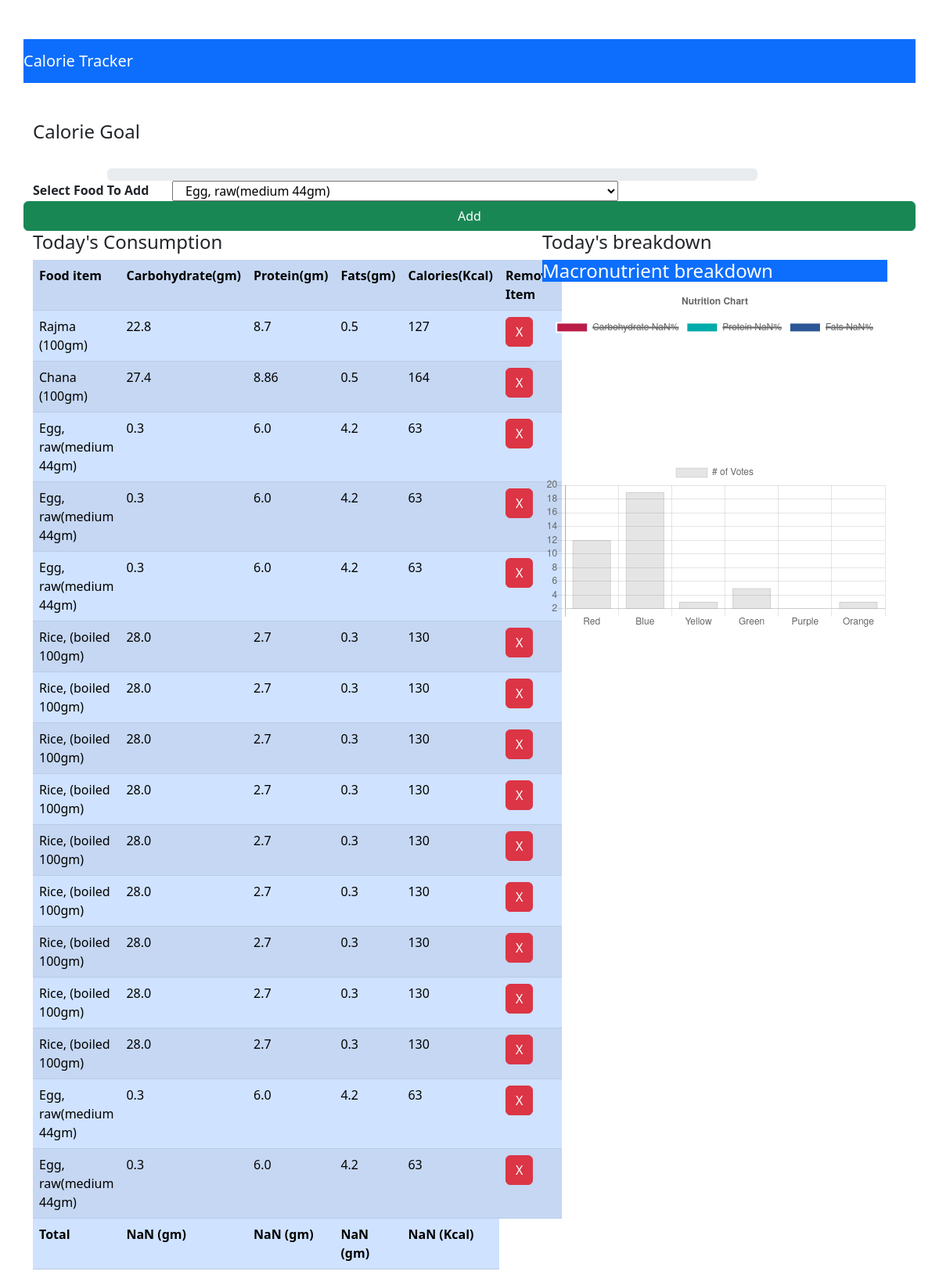
The app's page / (signed in) with its own data.
### myapp/models.py (models this page shows, shortened)
class Consume(models.Model):
    user=models.ForeignKey(User,on_delete=models.CASCADE)
    food_consumed=models.ForeignKey(Food,on_delete=models.CASCADE)

class Food(models.Model):
    name=models.CharField(max_length=100)
    carbohyhdrate=models.FloatField()
    protein=models.FloatField()
    fats=models.FloatField()
    calories=models.IntegerField()

### myapp/views.py (the view)
# urls.py: path('',views.index,name="index"),
def index(request):
    if request.method=='POST':
        food_consumed=request.POST['food_consumed']
        consume=Food.objects.get(name=food_consumed)
        user=request.user
        consume=Consume(user=user,food_consumed=consume)
        consume.save()
        foods=Food.objects.all()
    else:
         foods=Food.objects.all()
    consumed_food=Consume.objects.filter(user=request.user)
    context={"foods":foods,"consumed_food":consumed_food}
    return render(request,'myapp/index.html',context)

### myapp/templates/myapp/index.html (shortened to what this page needs)
<!DOCTYPE html>
<html lang="en">
<head>
    <link href="https://cdn.jsdelivr.net/npm/bootstrap@5.3.0-alpha3/dist/css/bootstrap.min.css" rel="stylesheet">
</head>
<body>
    <div class="container">
        <div class="row">
            <nav class="navbar navbar-dark bg-primary">
                <span class="navbar-brand">Calorie Tracker</span>
            </nav>
        </div>
    </div>
    <div class="container">
        <br>
        <br>
        <h4>Calorie Goal</h4>
        <br>
        <div class="row">
            <div class="col-md-9 offset-1">
               <div class="progress">
               </div>
            </div>
        </div>
        <div class="row">
            <div class="col-md-12">
                <form  method="POST">
                    <div class="form-group row">
                    <label for="" class="col-md-2">
                       <b>  Select Food To Add</b>
                    </label>
                    <select name="food_consumed" id="food_consumed" class="col-md-6">
                        {% for food in foods %}
                        <option value="{{food.name}}">{{food.name}}</option>
                        {% endfor %}
                    </select>
                    <button class="btn btn-success" type="submit">Add</button>
                </form>
            </div>
            </div>
            <div class="row">
                <div class="col-md-6">
                    <div>
                        <h4> Today's Consumption</h4>
                    </div>
                    <table id="table" class="table table-striped table-primary">
                        <tr class="bg-primary text-white">
                            <th>Food item</th>
                            <th>Carbohydrate(gm)</th>
                            <th>Protein(gm)</th>
                            <th>Fats(gm)</th>
                            <th>Calories(Kcal)</th>
                            <th>Remove Item</th>
                        </tr>
                             {% for cf in consumed_food %}
                        <tr>
                            <td>{{cf.food_consumed.name}}</td>
                            <td>{{cf.food_consumed.carbohyhdrate}}</td>
                            <td>{{cf.food_consumed.protein}}</td>
                            <td>{{cf.food_consumed.fats}}</td>
                            <td>{{cf.food_consumed.calories}}</td>
                            <td><a href="{% url 'delete' cf.id %}" class="btn btn-danger">X</a></td>
                        </tr>
                             {% endfor %}
                        <tr>
                            <td id="name"><b>Total</b></td>
                            <td id="totalCarbs"></td>
                            <td id="totalProtein"></td>
                            <td id="totalFats"></td>
                            <td id="totalCalories"></td>
                        </tr>
                    </table>
                </div>
                <div class="col-md-5 offset-1">
                    <div class="">
                        <h4>Today's breakdown</h4>
                    </div>
                    <div class="card-header text-white bg-primary">
                        <h4>Macronutrient breakdown</h4>
                    </div>
                    <div class="col-md-12">
                        <canvas id="myChart" style="width:100%;max-width:600px"></canvas>
                    </div>
                    <div class="col-md-12">
                        <canvas id="chart" style="width:100%; max-width:600px"></canvas>
                      </div>
                   </div>
               </div>
        </div>
  <script>
    var table=document.getElementById("table");
    var carbs=0,protein=0,fats=0,calories=0;
    for (var i=1;i<table.rows.length-1;i++){
        // console.log(table.rows[i].cells[1])
        carbs +=parseFloat(table.rows[i].cells[1].innerHTML);
        protein +=parseFloat(table.rows[i].cells[2].innerHTML);
        fats +=parseFloat(table.rows[i].cells[3].innerHTML);
        calories +=parseFloat(table.rows[i].cells[4].innerHTML);
        }
    document.getElementById("totalCarbs").innerHTML="<b>" + Math.round(carbs)+" (gm)</b>";
    document.getElementById("totalProtein").innerHTML="<b>"+ Math.round(protein)+" (gm)</b>";
    document.getElementById("totalFats").innerHTML="<b>" +Math.round(fats)+ " (gm)</b>";
    document.getElementById("totalCalories").innerHTML="<b>" +Math.round(calories)+" (Kcal)</b>";
    var calPercent=(calories/2000)*100;
    document.getElementsByClassName("progress-bar")[0].setAttribute('style',"width:"+calPercent+"%");
    var total=carbs+protein+fats;
    var carbsP=Math.round((carbs/total)*100);
    var fatsP=Math.round((fats/total)*100);
    var proteinP=Math.round((protein/total)*100);
    // chart.js script
    var xValues = ["Carbohydrate "+carbsP+"%", "Protein "+proteinP+'%', "Fats "+fatsP+'%'];
    var yValues = [carbsP, fatsP, proteinP ];
    var barColors = [
    "#b91d47",
    "#00aba9",
    "#2b5797"
    ];
new Chart("myChart", {
  type: "pie",
  data: {
    labels: xValues,
    datasets: [{
      backgroundColor: barColors,
      data: yValues
    }]
  },
  options: {
    title: {
      display: true,
      text: "Nutrition Chart"
    }
  }
});
  const ctx = document.getElementById('chart');
  new Chart(ctx, {
    type: 'bar',
    data: {
      labels: ['Red', 'Blue', 'Yellow', 'Green', 'Purple', 'Orange'],
      datasets: [{
        label: '# of Votes',
        data: [12, 19, 3, 5, 2, 3],
        borderWidth: 1
      }]
    },
    options: {
      scales: {
        y: {
          beginAtZero: true
        }
      }
    }
  });
  </script>
</body>
</html>

### myapp/templates/myapp/index.html (style rules this page uses)
body { margin-top:50px; }

### records on screen
Consume: food_consumed.name "Rajma (100gm)", food_consumed.carbohyhdrate "22.8", food_consumed.protein "8.7", food_consumed.fats "0.5", food_consumed.calories "127"
Consume: food_consumed.name "Chana (100gm)", food_consumed.carbohyhdrate "27.4", food_consumed.protein "8.86", food_consumed.fats "0.5", food_consumed.calories "164"
Consume: food_consumed.name "Egg, raw(medium 44gm)", food_consumed.carbohyhdrate "0.3", food_consumed.protein "6.0", food_consumed.fats "4.2", food_consumed.calories "63"
Consume: food_consumed.name "Egg, raw(medium 44gm)", food_consumed.carbohyhdrate "0.3", food_consumed.protein "6.0", food_consumed.fats "4.2", food_consumed.calories "63"
Consume: food_consumed.name "Egg, raw(medium 44gm)", food_consumed.carbohyhdrate "0.3", food_consumed.protein "6.0", food_consumed.fats "4.2", food_consumed.calories "63"
Consume: food_consumed.name "Rice, (boiled 100gm)", food_consumed.carbohyhdrate "28.0", food_consumed.protein "2.7", food_consumed.fats "0.3", food_consumed.calories "130"
Consume: food_consumed.name "Rice, (boiled 100gm)", food_consumed.carbohyhdrate "28.0", food_consumed.protein "2.7", food_consumed.fats "0.3", food_consumed.calories "130"
Consume: food_consumed.name "Rice, (boiled 100gm)", food_consumed.carbohyhdrate "28.0", food_consumed.protein "2.7", food_consumed.fats "0.3", food_consumed.calories "130"
Consume: food_consumed.name "Rice, (boiled 100gm)", food_consumed.carbohyhdrate "28.0", food_consumed.protein "2.7", food_consumed.fats "0.3", food_consumed.calories "130"
Consume: food_consumed.name "Rice, (boiled 100gm)", food_consumed.carbohyhdrate "28.0", food_consumed.protein "2.7", food_consumed.fats "0.3", food_consumed.calories "130"
Consume: food_consumed.name "Rice, (boiled 100gm)", food_consumed.carbohyhdrate "28.0", food_consumed.protein "2.7", food_consumed.fats "0.3", food_consumed.calories "130"
Consume: food_consumed.name "Rice, (boiled 100gm)", food_consumed.carbohyhdrate "28.0", food_consumed.protein "2.7", food_consumed.fats "0.3", food_consumed.calories "130"
Consume: food_consumed.name "Rice, (boiled 100gm)", food_consumed.carbohyhdrate "28.0", food_consumed.protein "2.7", food_consumed.fats "0.3", food_consumed.calories "130"
Consume: food_consumed.name "Rice, (boiled 100gm)", food_consumed.carbohyhdrate "28.0", food_consumed.protein "2.7", food_consumed.fats "0.3", food_consumed.calories "130"
Consume: food_consumed.name "Egg, raw(medium 44gm)", food_consumed.carbohyhdrate "0.3", food_consumed.protein "6.0", food_consumed.fats "4.2", food_consumed.calories "63"
Consume: food_consumed.name "Egg, raw(medium 44gm)", food_consumed.carbohyhdrate "0.3", food_consumed.protein "6.0", food_consumed.fats "4.2", food_consumed.calories "63"

### other values on screen
form field food_consumed "Egg, raw(medium 44gm)"
